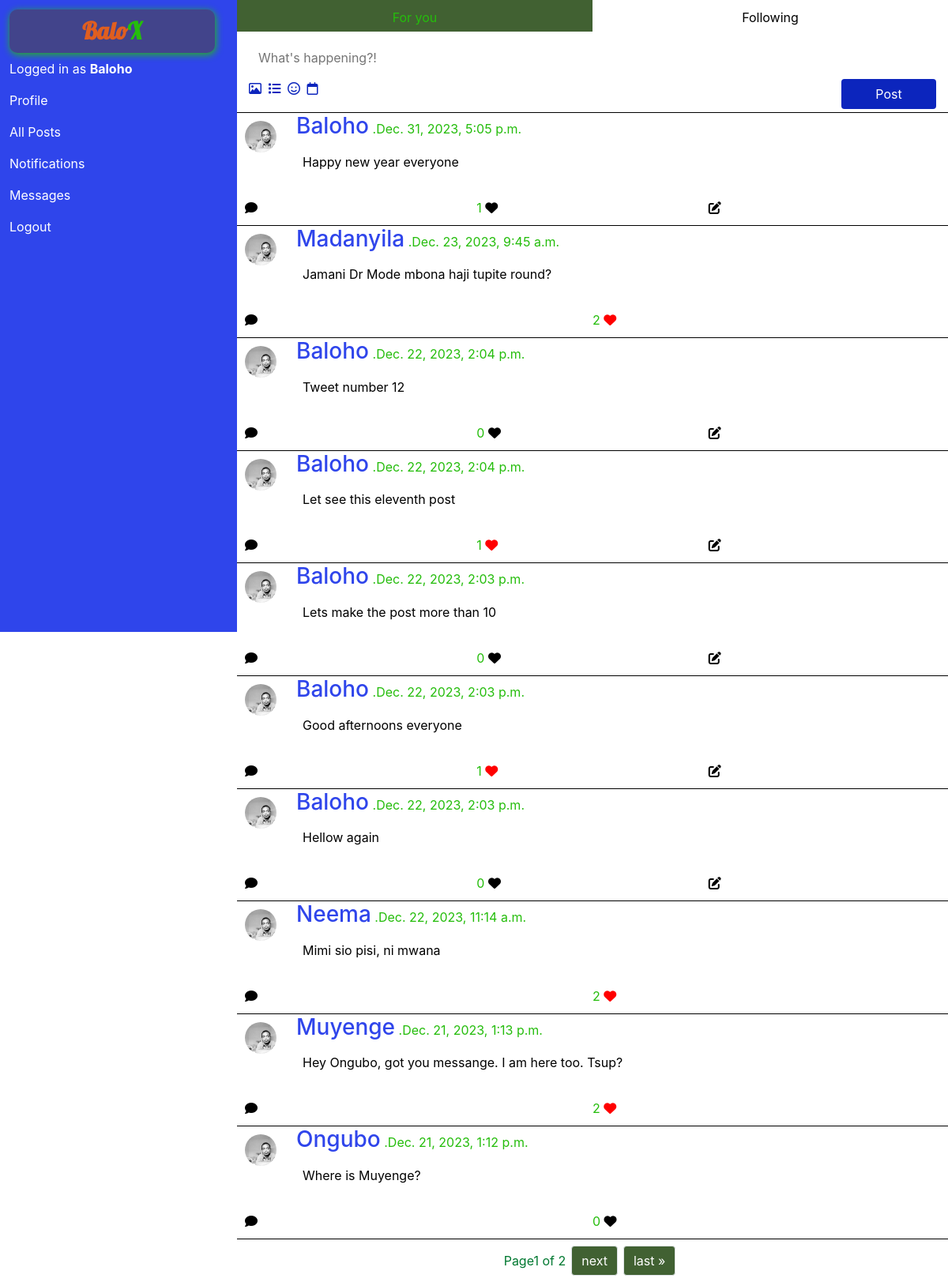
Screenshot of / (signed in) with the database file from the repository.
### network/models.py (models this page shows, shortened)
class User(AbstractUser):
    pass

class Post(models.Model):
    author = models.ForeignKey(User, on_delete=models.CASCADE, related_name='tweet')
    tweet = models.TextField(verbose_name='post', null=False, blank=False)
    liked_by = models.ManyToManyField(User, related_name='liked_posts', null=True, blank=True)
    likes = models.IntegerField(null=True, blank=True, verbose_name='like', max_length=20, default=0)
    time = models.DateTimeField(verbose_name='creation time')

### network/views.py (the view)
# urls.py: path("", views.index, name="index"),
def index(request):
    posts = Post.objects.all().order_by('-time')
    paginator = Paginator(posts,10)
    page_number = request.GET.get('page')
    page_obj = paginator.get_page(page_number)
    return render(request, "network/index.html", {
        'page_obj' : page_obj,
        'all_posts' : True
    })

### network/templates/network/index.html (shortened to what this page needs)
{% extends "network/layout.html" %}
{% load static %}
{% block body %}
<section id="ForYou" class="container">
    <div class="row tofix">
        {% if all_posts %}
        <a class="col for_follow active" href="{% url 'index' %}"><div id="forYoubtn">For you</div></a>
        <a class="col for_follow" href="{% url 'following' %}"><div id="followingBtn">Following</div></a>
        {% else %}
        <a class="col for_follow" href="{% url 'index' %}"><div id="forYoubtn">For you</div></a>
        <a class="col for_follow active" href="{% url 'following' %}"><div id="followingBtn">Following</div></a>
        {% endif %}
    </div>
</section>
<section id="post" class="container">
    <form action="{% url 'tweet' %}" method="post" id="post_form">
        <div id="new_post">
            <input type="text" autocomplete="off" placeholder="What's happening?!" name="tweet">
        </div>
        <div class="row">
            <div class="on_newPostDiv icons col-sm-7 col-md-10">
                <i class="fa-regular fa-image"></i>
                <i class="fa-solid fa-list"></i>
                <i class="fa-regular fa-face-smile"></i>
                <i class="fa-regular fa-calendar"></i>
            </div>
            <div class="on_newPostDiv col-sm-5 col-md-2" id="post_btn">
                <input class='btn' type="submit" value="Post">
            </div>
        </div>
    </form>
</section>
<div id="allposts">
{% for post in page_obj %}
<section class="tweet" id="{{post.id}}">
    <div class="row container">
        <div class="userImg">
            <img src="{% static 'network/user.jpg' %}" alt="">
        </div>
        <div class="tweetContent col-sm-11">
            <h3 class=""><a href="{% url 'profile' post.author.id %}" class="username">{{post.author|capfirst}} </a></h3>
            <span class="">.{{post.time}}</span>
            <p id="tweet-{{post.id}}">{{post.tweet}}</p>
        </div>
    </div>
    <div class="tweetIcon container row">
        <div class="col">
        <i class="fa-solid fa-comment commentIcon" data-comment="{{post.id}}"></i>
        </div>
        <div class="col">
            <span id="post-likes-{{post.id}}">{{post.likes}}</span>
            {% if request.user in post.liked_by.all %}
                <i class="liked fa-solid fa-heart likeIcon " data-like="post-{{post.id}}" id="post-like-{{post.id}}"></i>
            {% else %}
                <i class="unliked fa-solid fa-heart likeIcon " data-like="post-{{post.id}}" id="post-like-{{post.id}}"></i>
            {% endif %}
        </div>
        {% if request.user == post.author %}
        <div class="col">
            <i class="fa-solid fa-pen-to-square" data-edit="{{post.id}}"></i>
        </div>
        {% endif %}
    </div>
</section>
{% endfor %}
<nav aria-label="Page navigation">
    <ul class="pagination container">
      <li class="page-item">Page{{page_obj.number}} of {{page_obj.paginator.num_pages}}</li>
    {% if page_obj.has_next %}
      <li class="page-item"><a class="page-link" href="?page={{ page_obj.next_page_number }}">next</a></li>
      <li class="page-item"><a class="page-link" href="?page={{ page_obj.paginator.num_pages }}">last &raquo;</a></li>
    {% endif %}
    </ul>
  </nav>
</div>
{% endblock %}

### network/templates/network/layout.html (shortened to what this page needs)
{% load static %}
<!DOCTYPE html>
<html lang="en">
    <head>
        <link rel="stylesheet" href="https://stackpath.bootstrapcdn.com/bootstrap/4.4.1/css/bootstrap.min.css">
        <link href="{% static 'network/styles.css' %}" rel="stylesheet">
    </head>
    <body>
        <div class="container-fluid">
            <div class="row">
                <nav class="navbar navbar-left col-sm-3" id="navbar-left">
                        <div class="left-container">
                                <ul class="navbar-nav mr-auto">
                                    <strong class="log navbar-brand">Balo<span>X</span></strong>
                                {% if user.is_authenticated %}
                                    <li class="nav-item">
                                        <a class="nav-link" href="#">Logged in as <strong>{{ request.user|capfirst}}</strong></a>
                                    </li>
                                    <li class="nav-item">
                                        <a class="nav-link" href="{% url 'profile' request.user.id %}">Profile</a>
                                    </li>
                                {% endif %}
                                <li class="nav-item">
                                    <a class="nav-link" href="{% url 'index' %}">All Posts</a>
                                </li>
                                <li class="nav-item">
                                <a class="nav-link" href="#">Notifications</a>
                                </li>
                                <li class="nav-item">
                                    <a class="nav-link" href="#">Messages</a>
                                </li>
                                {% if user.is_authenticated %}
                                    <li class="nav-item">
                                        <a class="nav-link" href="{% url 'logout' %}">Logout</a>
                                    </li>
                                {% endif %}
                                </ul>
                        </div>
                </nav>
                <div class="body col-sm-9">
                    {% block body %}
                    {% endblock %}
                </div>
            </div>
        </div>
    </body>
</html>

### network/static/network/styles.css (style rules this page uses)
body { background-color: white; }
.left-container { padding: 2px !important; }
.navbar-left { position: fixed; display: block; padding: 10px; height: 100vh; background-color: #2F45EB; }
.navbar-left a { color: white; }
.navbar { height: 100vh; }
span { color:#25BD0C; }
.navbar-brand { box-sizing: border-box; text-align: center; font-size: 30px; color: #E05E1F; background-color: #42448B; border-radius: 10px; box-shadow: 1px 2px 10px #25BD0C; font-family: 'Lobster', sans-serif; }
.body { padding: 0 !important; position: absolute; right: 0; }
section { border-bottom: solid 1px black; position: relative; }
#ForYou { position: relative; height: 50px; border: none; }
.for_follow { color: rgb(0, 0, 0); text-decoration: none; padding: 10px; }
#ForYou div { text-align: center; height: 20px; }
.active { background-color: #416132; color: #25BD0C; }
#new_post { padding:10px; height: 50px; }
#new_post input { width: 100%; border: none; background-color: transparent; color:black; outline: none; }
.on_newPostDiv { display: inline-block; width: 100px; position: relative; margin-bottom: 4px; }
.icons i { color: #0C25BD; margin-right: 4px; }
#post { position: relative; }
#post_btn input { width: 100%; background-color: #0C25BD; color: white; right: 2px }
.userImg { padding: 10px; }
.userImg img { width: 40px; height: 40px; border-radius: 50%; }
.tweetContent h3 { display: inline-block; color: rgb(245, 20, 20); }
.tweet p { padding: 8px; color: black; }
.tweetIcon { padding: 10px; color: white; }
.fa-solid { color: black; }
.username { color: #2F45EB; }
.postcontents h4,p { color: white; }
.page-item { color: rgb(0, 120, 48) !important; }
.pagination { justify-content: center !important; align-content: center; align-items: center; margin: 4px; }
.pagination li { margin: 4px; }
.page-link { border-radius: 4px; background-color: #416132; color: white; }
.liked { color: red; }
.unliked { color: black; }

### rows the page displays
User: user "Baloho"
Post: author "Baloho", time "Dec. 31, 2023, 5:05 p.m.", tweet "Happy new year everyone", likes "1"
Post: author "Madanyila", time "Dec. 23, 2023, 9:45 a.m.", tweet "Jamani Dr Mode mbona haji tupite round?", likes "2"
Post: author "Baloho", time "Dec. 22, 2023, 2:04 p.m.", tweet "Tweet number 12", likes "0"
Post: author "Baloho", time "Dec. 22, 2023, 2:04 p.m.", tweet "Let see this eleventh post", likes "1"
Post: author "Baloho", time "Dec. 22, 2023, 2:03 p.m.", tweet "Lets make the post more than 10", likes "0"
Post: author "Baloho", time "Dec. 22, 2023, 2:03 p.m.", tweet "Good afternoons everyone", likes "1"
Post: author "Baloho", time "Dec. 22, 2023, 2:03 p.m.", tweet "Hellow again", likes "0"
Post: author "Neema", time "Dec. 22, 2023, 11:14 a.m.", tweet "Mimi sio pisi, ni mwana", likes "2"
Post: author "Muyenge", time "Dec. 21, 2023, 1:13 p.m.", tweet "Hey Ongubo, got you messange. I am here too. Tsup?", likes "2"
Post: author "Ongubo", time "Dec. 21, 2023, 1:12 p.m.", tweet "Where is Muyenge?", likes "0"

### other values shown
{{ page_obj.number }} "1"
{{ page_obj.paginator.num_pages }} "2"
